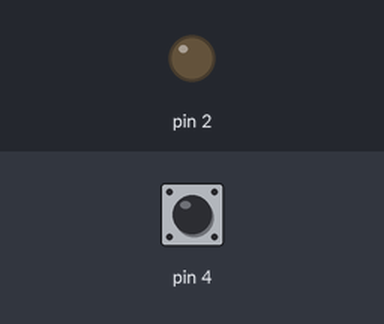
Recording of a sketch running on a simulated Arduino Uno, built with avr-gcc and run on an emulated ATmega328P. Shown: output pins drawn as LEDs (lit = HIGH). Dashed ring = blinking. The test bench sets the inputs (shaded band); at power-on: pin 4 HIGH.

Above: at 1.2 s.
1.3 s: pin 4 pulsed LOW 5 times (0.12 s each, 0.3 s apart)
At 1.75 s:
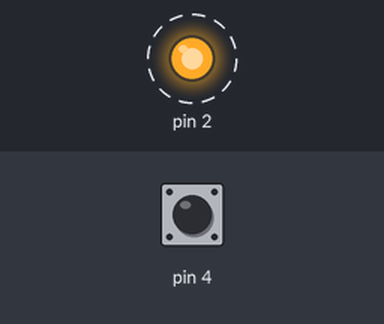
4.3 s: pin 4 pulled LOW for 0.15 s
At 4.9 s:
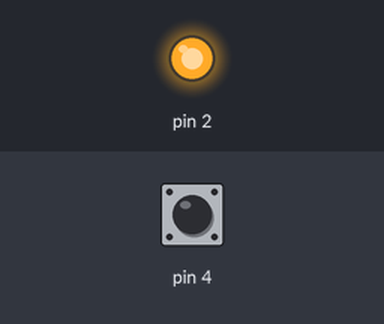
5.9 s: pin 4 pulled LOW for 1 s
At 7.3 s:
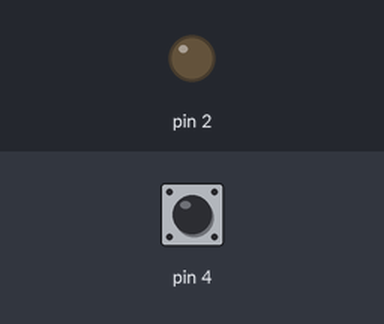
Timing chart, 0 to 8.9 s (numbered marks = the images above; inputs shaded):
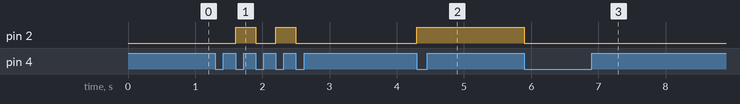

Measured:
- after the input at 1.3 s, pin 2: alternates HIGH for 0.30 s and LOW for 0.30 s, 4 changes in all, then stays LOW, starting after 0.30 s
- after the input at 4.3 s, pin 2: LOW → HIGH at once
- after the input at 5.9 s, pin 2: HIGH → LOW at once

The sketch:

exp4.ino
```cpp
int flag = 0;
void setup() {
    pinMode(2, OUTPUT);
    pinMode(4, INPUT_PULLUP);
}

void loop() {
    if (digitalRead(4) == LOW) {
        if (flag == 0) {
            flag = 1;
            digitalWrite(2, LOW);
        } else {
            flag = 0;
            digitalWrite(2, HIGH);
        }
        while (!digitalRead(4))
            ; // 吞噬多余输入
    }
}
```
